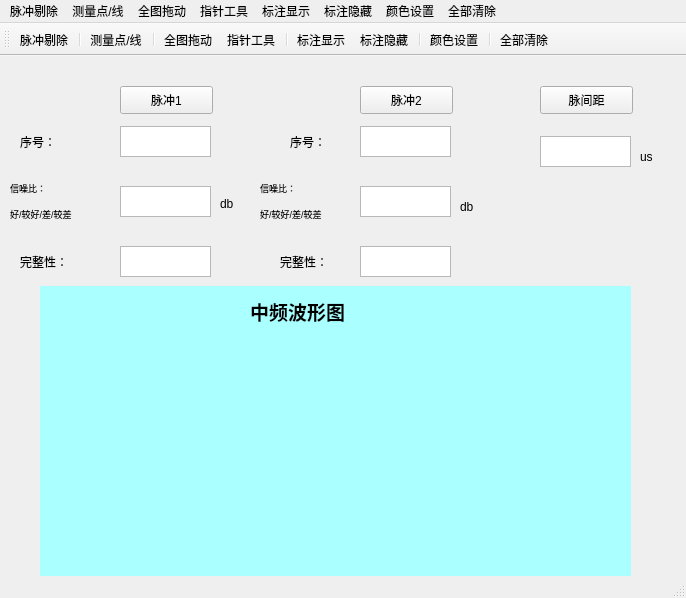
<?xml version="1.0" encoding="UTF-8"?>
<ui version="4.0">
 <class>maijianjujingce</class>
 <widget class="QMainWindow" name="maijianjujingce">
  <property name="geometry">
   <rect>
    <x>0</x>
    <y>0</y>
    <width>686</width>
    <height>598</height>
   </rect>
  </property>
  <property name="windowTitle">
   <string>maijianjujingce</string>
  </property>
  <widget class="QWidget" name="centralWidget">
   <widget class="QLabel" name="label_2">
    <property name="geometry">
     <rect>
      <x>20</x>
      <y>190</y>
      <width>61</width>
      <height>31</height>
     </rect>
    </property>
    <property name="text">
     <string>完整性：</string>
    </property>
   </widget>
   <widget class="QLabel" name="label_6">
    <property name="geometry">
     <rect>
      <x>280</x>
      <y>190</y>
      <width>61</width>
      <height>31</height>
     </rect>
    </property>
    <property name="text">
     <string>完整性：</string>
    </property>
   </widget>
   <widget class="QTextBrowser" name="textBrowser_5">
    <property name="geometry">
     <rect>
      <x>360</x>
      <y>130</y>
      <width>91</width>
      <height>31</height>
     </rect>
    </property>
   </widget>
   <widget class="QLabel" name="label_8">
    <property name="geometry">
     <rect>
      <x>220</x>
      <y>140</y>
      <width>21</width>
      <height>16</height>
     </rect>
    </property>
    <property name="text">
     <string>db</string>
    </property>
   </widget>
   <widget class="QLabel" name="label_4">
    <property name="geometry">
     <rect>
      <x>290</x>
      <y>70</y>
      <width>61</width>
      <height>31</height>
     </rect>
    </property>
    <property name="text">
     <string>序号：</string>
    </property>
   </widget>
   <widget class="QTextBrowser" name="textBrowser_4">
    <property name="geometry">
     <rect>
      <x>360</x>
      <y>70</y>
      <width>91</width>
      <height>31</height>
     </rect>
    </property>
   </widget>
   <widget class="QLabel" name="label">
    <property name="geometry">
     <rect>
      <x>20</x>
      <y>70</y>
      <width>61</width>
      <height>31</height>
     </rect>
    </property>
    <property name="text">
     <string>序号：</string>
    </property>
   </widget>
   <widget class="QPushButton" name="pushButton_3">
    <property name="geometry">
     <rect>
      <x>540</x>
      <y>30</y>
      <width>93</width>
      <height>28</height>
     </rect>
    </property>
    <property name="text">
     <string>脉间距</string>
    </property>
   </widget>
   <widget class="QLabel" name="label_7">
    <property name="geometry">
     <rect>
      <x>460</x>
      <y>140</y>
      <width>21</width>
      <height>21</height>
     </rect>
    </property>
    <property name="text">
     <string>db</string>
    </property>
   </widget>
   <widget class="QPushButton" name="pushButton_2">
    <property name="geometry">
     <rect>
      <x>360</x>
      <y>30</y>
      <width>93</width>
      <height>28</height>
     </rect>
    </property>
    <property name="text">
     <string>脉冲2</string>
    </property>
   </widget>
   <widget class="QPushButton" name="pushButton">
    <property name="geometry">
     <rect>
      <x>120</x>
      <y>30</y>
      <width>93</width>
      <height>28</height>
     </rect>
    </property>
    <property name="text">
     <string>脉冲1</string>
    </property>
   </widget>
   <widget class="QTextBrowser" name="textBrowser_3">
    <property name="geometry">
     <rect>
      <x>120</x>
      <y>190</y>
      <width>91</width>
      <height>31</height>
     </rect>
    </property>
   </widget>
   <widget class="QTextBrowser" name="textBrowser_7">
    <property name="geometry">
     <rect>
      <x>540</x>
      <y>80</y>
      <width>91</width>
      <height>31</height>
     </rect>
    </property>
   </widget>
   <widget class="QTextBrowser" name="textBrowser_2">
    <property name="geometry">
     <rect>
      <x>120</x>
      <y>130</y>
      <width>91</width>
      <height>31</height>
     </rect>
    </property>
   </widget>
   <widget class="QWidget" name="widget" native="true">
    <property name="geometry">
     <rect>
      <x>40</x>
      <y>230</y>
      <width>591</width>
      <height>291</height>
     </rect>
    </property>
    <property name="styleSheet">
     <string notr="true">background-color: rgb(170, 255, 255);</string>
    </property>
    <widget class="QLabel" name="label_10">
     <property name="geometry">
      <rect>
       <x>210</x>
       <y>10</y>
       <width>151</width>
       <height>31</height>
      </rect>
     </property>
     <property name="text">
      <string>&lt;html&gt;&lt;head/&gt;&lt;body&gt;&lt;p&gt;&lt;span style=&quot; font-size:14pt; font-weight:600;&quot;&gt;中频波形图&lt;/span&gt;&lt;/p&gt;&lt;/body&gt;&lt;/html&gt;</string>
     </property>
    </widget>
   </widget>
   <widget class="QTextBrowser" name="textBrowser">
    <property name="geometry">
     <rect>
      <x>120</x>
      <y>70</y>
      <width>91</width>
      <height>31</height>
     </rect>
    </property>
   </widget>
   <widget class="QLabel" name="label_3">
    <property name="geometry">
     <rect>
      <x>10</x>
      <y>120</y>
      <width>121</width>
      <height>51</height>
     </rect>
    </property>
    <property name="text">
     <string>&lt;html&gt;&lt;head/&gt;&lt;body&gt;&lt;p&gt;&lt;span style=&quot; font-size:7pt;&quot;&gt;信噪比：&lt;/span&gt;&lt;/p&gt;&lt;p&gt;&lt;span style=&quot; font-size:7pt;&quot;&gt;好/较好/差/较差&lt;/span&gt;&lt;/p&gt;&lt;/body&gt;&lt;/html&gt;</string>
    </property>
   </widget>
   <widget class="QLabel" name="label_5">
    <property name="geometry">
     <rect>
      <x>260</x>
      <y>120</y>
      <width>121</width>
      <height>51</height>
     </rect>
    </property>
    <property name="text">
     <string>&lt;html&gt;&lt;head/&gt;&lt;body&gt;&lt;p&gt;&lt;span style=&quot; font-size:7pt;&quot;&gt;信噪比：&lt;/span&gt;&lt;/p&gt;&lt;p&gt;&lt;span style=&quot; font-size:7pt;&quot;&gt;好/较好/差/较差&lt;/span&gt;&lt;/p&gt;&lt;/body&gt;&lt;/html&gt;</string>
    </property>
   </widget>
   <widget class="QTextBrowser" name="textBrowser_6">
    <property name="geometry">
     <rect>
      <x>360</x>
      <y>190</y>
      <width>91</width>
      <height>31</height>
     </rect>
    </property>
   </widget>
   <widget class="QLabel" name="label_9">
    <property name="geometry">
     <rect>
      <x>640</x>
      <y>90</y>
      <width>21</width>
      <height>21</height>
     </rect>
    </property>
    <property name="text">
     <string>us</string>
    </property>
   </widget>
  </widget>
  <widget class="QMenuBar" name="menuBar">
   <property name="geometry">
    <rect>
     <x>0</x>
     <y>0</y>
     <width>686</width>
     <height>23</height>
    </rect>
   </property>
   <widget class="QMenu" name="menu">
    <property name="title">
     <string>脉冲剔除</string>
    </property>
    <addaction name="action"/>
   </widget>
   <widget class="QMenu" name="menu_2">
    <property name="title">
     <string>测量点/线</string>
    </property>
    <addaction name="action_2"/>
   </widget>
   <widget class="QMenu" name="menu_3">
    <property name="title">
     <string>全图拖动</string>
    </property>
    <addaction name="action_3"/>
   </widget>
   <widget class="QMenu" name="menu_4">
    <property name="title">
     <string>指针工具</string>
    </property>
    <addaction name="action_4"/>
   </widget>
   <widget class="QMenu" name="menu_5">
    <property name="title">
     <string>标注显示</string>
    </property>
    <addaction name="action_5"/>
   </widget>
   <widget class="QMenu" name="menu_6">
    <property name="title">
     <string>标注隐藏</string>
    </property>
    <addaction name="action_6"/>
   </widget>
   <widget class="QMenu" name="menu_7">
    <property name="title">
     <string>颜色设置</string>
    </property>
    <addaction name="actionY"/>
   </widget>
   <widget class="QMenu" name="menu_8">
    <property name="title">
     <string>全部清除</string>
    </property>
    <addaction name="action_7"/>
   </widget>
   <addaction name="menu"/>
   <addaction name="menu_2"/>
   <addaction name="menu_3"/>
   <addaction name="menu_4"/>
   <addaction name="menu_5"/>
   <addaction name="menu_6"/>
   <addaction name="menu_7"/>
   <addaction name="menu_8"/>
  </widget>
  <widget class="QStatusBar" name="statusBar"/>
  <widget class="QToolBar" name="mainToolBar">
   <attribute name="toolBarArea">
    <enum>TopToolBarArea</enum>
   </attribute>
   <attribute name="toolBarBreak">
    <bool>false</bool>
   </attribute>
   <addaction name="action"/>
   <addaction name="separator"/>
   <addaction name="action_2"/>
   <addaction name="separator"/>
   <addaction name="action_3"/>
   <addaction name="action_4"/>
   <addaction name="separator"/>
   <addaction name="action_5"/>
   <addaction name="action_6"/>
   <addaction name="separator"/>
   <addaction name="actionY"/>
   <addaction name="separator"/>
   <addaction name="action_7"/>
  </widget>
  <action name="action">
   <property name="icon">
    <iconset resource="res.qrc">
     <normaloff>:/new/icon/images/tichu.png</normaloff>:/new/icon/images/tichu.png</iconset>
   </property>
   <property name="text">
    <string>脉冲剔除</string>
   </property>
  </action>
  <action name="action_2">
   <property name="icon">
    <iconset resource="res.qrc">
     <normaloff>:/new/icon/images/celiangdianxian.png</normaloff>:/new/icon/images/celiangdianxian.png</iconset>
   </property>
   <property name="text">
    <string>测量点/线</string>
   </property>
  </action>
  <action name="action_3">
   <property name="icon">
    <iconset resource="res.qrc">
     <normaloff>:/new/icon/images/quantutuodong.png</normaloff>:/new/icon/images/quantutuodong.png</iconset>
   </property>
   <property name="text">
    <string>全图拖动</string>
   </property>
  </action>
  <action name="action_4">
   <property name="icon">
    <iconset resource="res.qrc">
     <normaloff>:/new/icon/images/zhizhengongju.png</normaloff>:/new/icon/images/zhizhengongju.png</iconset>
   </property>
   <property name="text">
    <string>指针工具</string>
   </property>
  </action>
  <action name="action_5">
   <property name="icon">
    <iconset>
     <normaloff>:/new/prefix1/images/open_lock_25.639344262295px_1199988_easyicon.net.png</normaloff>:/new/prefix1/images/open_lock_25.639344262295px_1199988_easyicon.net.png</iconset>
   </property>
   <property name="text">
    <string>标注显示</string>
   </property>
  </action>
  <action name="action_6">
   <property name="icon">
    <iconset>
     <normaloff>:/new/prefix1/images/padlock_25.639344262295px_1199989_easyicon.net.png</normaloff>:/new/prefix1/images/padlock_25.639344262295px_1199989_easyicon.net.png</iconset>
   </property>
   <property name="text">
    <string>标注隐藏</string>
   </property>
  </action>
  <action name="actionY">
   <property name="icon">
    <iconset>
     <normaloff>:/new/prefix1/images/Colour_Sync_32px_1175116_easyicon.net.png</normaloff>:/new/prefix1/images/Colour_Sync_32px_1175116_easyicon.net.png</iconset>
   </property>
   <property name="text">
    <string>颜色设置</string>
   </property>
  </action>
  <action name="action_7">
   <property name="icon">
    <iconset>
     <normaloff>:/new/prefix1/images/Delete_23.967346938776px_1190332_easyicon.net.png</normaloff>:/new/prefix1/images/Delete_23.967346938776px_1190332_easyicon.net.png</iconset>
   </property>
   <property name="text">
    <string>全部清除</string>
   </property>
  </action>
 </widget>
 <layoutdefault spacing="6" margin="11"/>
 <resources>
  <include location="res.qrc"/>
 </resources>
 <connections/>
</ui>
